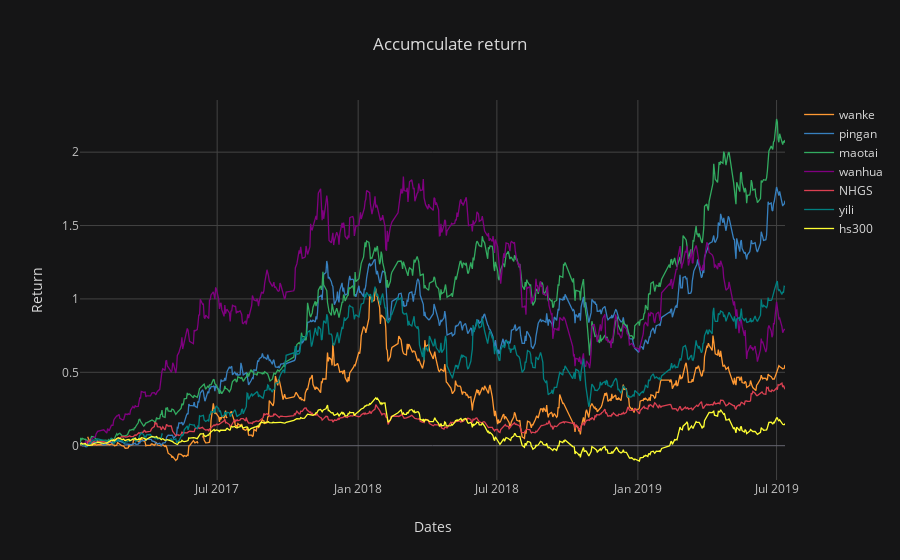

The notebook cell this image was saved under:
### Code cell
plyo.iplot(df2.iplot(asFigure=True,
           theme='solar',
           title='Accumculate return',
           xTitle='Dates',
           yTitle='Return'),
# image='png',
filename='CAPM_02'
)

### Figure 1 — Plotly figure (JSON) as saved in the notebook; plotly's stock layout.template omitted (floating-point values rounded to 4 significant figures; data arrays with more than 128 entries replaced by an {"elided": "..."} marker saying what was removed)
{"data": [{"line": {"color": "rgba(255, 153, 51, 1.0)", "dash": "solid", "shape": "linear", "width": 1.3}, "mode": "lines", "name": "wanke", "text": "", "type": "scatter", "uid": "5f591689-5b6b-40cd-993a-5f824101c3bb", "x": {"elided": "615 str values"}, "y": {"elided": "615 mixed values"}}, {"line": {"color": "rgba(55, 128, 191, 1.0)", "dash": "solid", "shape": "linear", "width": 1.3}, "mode": "lines", "name": "pingan", "text": "", "type": "scatter", "uid": "d32ac2db-b1d3-4dd0-9507-366e254d00c2", "x": {"elided": "615 str values"}, "y": {"elided": "615 float values"}}, {"line": {"color": "rgba(50, 171, 96, 1.0)", "dash": "solid", "shape": "linear", "width": 1.3}, "mode": "lines", "name": "maotai", "text": "", "type": "scatter", "uid": "9daf8c75-a7de-40d0-866d-92334b596071", "x": {"elided": "615 str values"}, "y": {"elided": "615 float values"}}, {"line": {"color": "rgba(128, 0, 128, 1.0)", "dash": "solid", "shape": "linear", "width": 1.3}, "mode": "lines", "name": "wanhua", "text": "", "type": "scatter", "uid": "fa01a5cd-bdc2-47c8-8a9f-431ccfcfbe7a", "x": {"elided": "615 str values"}, "y": {"elided": "615 float values"}}, {"line": {"color": "rgba(219, 64, 82, 1.0)", "dash": "solid", "shape": "linear", "width": 1.3}, "mode": "lines", "name": "NHGS", "text": "", "type": "scatter", "uid": "a8b13249-3bf7-4272-9852-6bae350dd72b", "x": {"elided": "615 str values"}, "y": {"elided": "615 float values"}}, {"line": {"color": "rgba(0, 128, 128, 1.0)", "dash": "solid", "shape": "linear", "width": 1.3}, "mode": "lines", "name": "yili", "text": "", "type": "scatter", "uid": "e540c51c-28ed-4119-bca7-d8b42c2cc3ba", "x": {"elided": "615 str values"}, "y": {"elided": "615 mixed values"}}, {"line": {"color": "rgba(255, 255, 51, 1.0)", "dash": "solid", "shape": "linear", "width": 1.3}, "mode": "lines", "name": "hs300", "text": "", "type": "scatter", "uid": "51d801ba-ae7d-473a-b2af-56fcac4ed2dd", "x": {"elided": "615 str values"}, "y": {"elided": "615 float values"}}], "layout": {"legend": {"bgcolor": "#151516", "font": {"color": "#D9D9D9"}}, "paper_bgcolor": "#151516", "plot_bgcolor": "#151516", "title": {"font": {"color": "#D9D9D9"}, "text": "Accumculate return"}, "xaxis": {"gridcolor": "#434343", "showgrid": true, "tickfont": {"color": "#C2C2C2"}, "title": {"font": {"color": "#D9D9D9"}, "text": "Dates"}, "zerolinecolor": "#666570"}, "yaxis": {"gridcolor": "#434343", "showgrid": true, "tickfont": {"color": "#C2C2C2"}, "title": {"font": {"color": "#D9D9D9"}, "text": "Return"}, "zerolinecolor": "#666570"}}}
